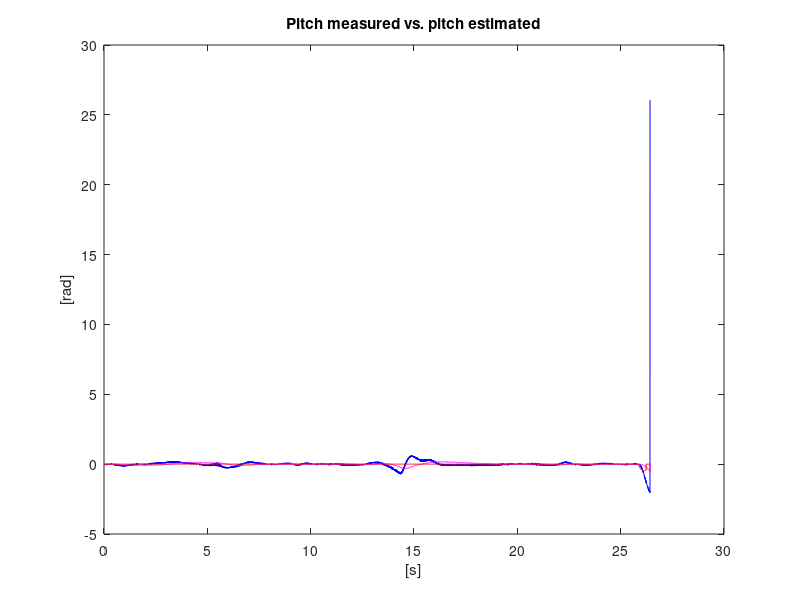

Write the MATLAB code that produced this figure.
data = load('variables.mat');


% Estimated states vs measured states - PITCH & PITCH rate
plot(data.variables(1,:), data.variables(5,:),'blue'); % pitch rate measured
hold on;
% plot(data.variables(1,:), data.variables(11,:),'green'); % pitch rate estimated
% hold on;
plot(data.variables(1,:), data.variables(4,:),'magenta'); % pitch measurerd
hold on;
% plot(data.variables(1,:), data.variables(10,:),'black'); % pitch estimated
% hold on;
plot(data.variables(1,:), data.variables(8,:),'red'); % pitch reference
hold on;
title('Pitch measured vs. pitch estimated');
xlabel('[s]');
ylabel('[rad]');
hold off;
